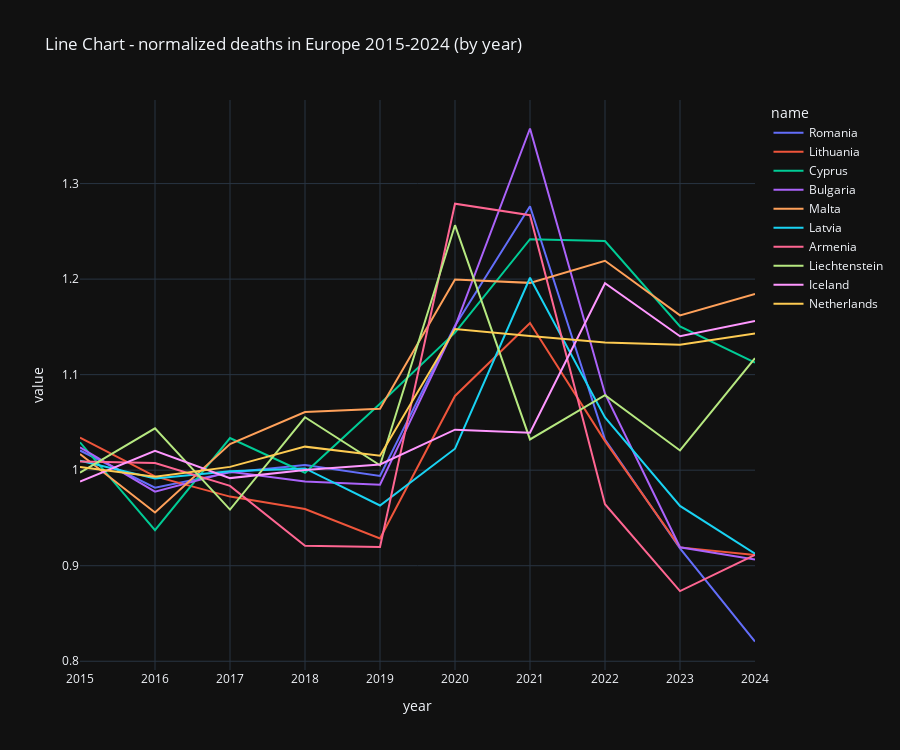

Write notebook code for a chart like this one.
### Code cell
title = 'Line Chart - normalized deaths in Europe 2015-2024 (by year)'
display(MD(f'### {title}'))

subtitle = 'Only the top 5 values in 2024, and the bottom 5 values in 2024'
display(MD(f'#### {subtitle}'))

temp = cd[(cd['source']=='deaths') & (cd['filter']=='TOTAL') & (cd['value_type']=='normalized')]

head2024 = temp[(temp['year']==2024)].sort_values(by='value', ascending=False).head(5)
tail2024 = temp[(temp['year']==2024)].sort_values(by='value', ascending=False).tail(5)


temp = temp[
    (temp['name'].isin(head2024.name))
    | (temp['name'].isin(tail2024.name))
    ]


temp = temp.sort_values(by='value', ascending=True)
temp = temp.sort_values(by='year', ascending=True)

fig = px.line(
    temp,
    x='year',
    y='value',
    color='name',
    height=750 ,
    hover_data={
        'name', 'abbr', 'value'
    },
    title=title
    )
fig.update_layout(template="plotly_dark")

### Figure 1 — Plotly figure (JSON) as saved in the notebook; plotly's stock layout.template omitted (floating-point values rounded to 4 significant figures)
{"data": [{"customdata": [["RO", "Romania"], ["RO", "Romania"], ["RO", "Romania"], ["RO", "Romania"], ["RO", "Romania"], ["RO", "Romania"], ["RO", "Romania"], ["RO", "Romania"], ["RO", "Romania"], ["RO", "Romania"]], "hovertemplate": "name=%{customdata[1]}<br>year=%{x}<br>value=%{y}<br>abbr=%{customdata[0]}<extra></extra>", "legendgroup": "Romania", "line": {"color": "#636efa", "dash": "solid"}, "marker": {"symbol": "circle"}, "mode": "lines", "name": "Romania", "orientation": "v", "showlegend": true, "type": "scatter", "x": [2015, 2016, 2017, 2018, 2019, 2020, 2021, 2022, 2023, 2024], "xaxis": "x", "y": [1.021, 0.9817, 0.9977, 1.005, 0.9939, 1.151, 1.276, 1.032, 0.9181, 0.8207], "yaxis": "y"}, {"customdata": [["LT", "Lithuania"], ["LT", "Lithuania"], ["LT", "Lithuania"], ["LT", "Lithuania"], ["LT", "Lithuania"], ["LT", "Lithuania"], ["LT", "Lithuania"], ["LT", "Lithuania"], ["LT", "Lithuania"], ["LT", "Lithuania"]], "hovertemplate": "name=%{customdata[1]}<br>year=%{x}<br>value=%{y}<br>abbr=%{customdata[0]}<extra></extra>", "legendgroup": "Lithuania", "line": {"color": "#EF553B", "dash": "solid"}, "marker": {"symbol": "circle"}, "mode": "lines", "name": "Lithuania", "orientation": "v", "showlegend": true, "type": "scatter", "x": [2015, 2016, 2017, 2018, 2019, 2020, 2021, 2022, 2023, 2024], "xaxis": "x", "y": [1.034, 0.9935, 0.9724, 0.9593, 0.9284, 1.078, 1.154, 1.03, 0.9192, 0.9112], "yaxis": "y"}, {"customdata": [["CY", "Cyprus"], ["CY", "Cyprus"], ["CY", "Cyprus"], ["CY", "Cyprus"], ["CY", "Cyprus"], ["CY", "Cyprus"], ["CY", "Cyprus"], ["CY", "Cyprus"], ["CY", "Cyprus"], ["CY", "Cyprus"]], "hovertemplate": "name=%{customdata[1]}<br>year=%{x}<br>value=%{y}<br>abbr=%{customdata[0]}<extra></extra>", "legendgroup": "Cyprus", "line": {"color": "#00cc96", "dash": "solid"}, "marker": {"symbol": "circle"}, "mode": "lines", "name": "Cyprus", "orientation": "v", "showlegend": true, "type": "scatter", "x": [2015, 2016, 2017, 2018, 2019, 2020, 2021, 2022, 2023, 2024], "xaxis": "x", "y": [1.029, 0.9372, 1.034, 0.9974, 1.07, 1.144, 1.242, 1.24, 1.15, 1.113], "yaxis": "y"}, {"customdata": [["BG", "Bulgaria"], ["BG", "Bulgaria"], ["BG", "Bulgaria"], ["BG", "Bulgaria"], ["BG", "Bulgaria"], ["BG", "Bulgaria"], ["BG", "Bulgaria"], ["BG", "Bulgaria"], ["BG", "Bulgaria"], ["BG", "Bulgaria"]], "hovertemplate": "name=%{customdata[1]}<br>year=%{x}<br>value=%{y}<br>abbr=%{customdata[0]}<extra></extra>", "legendgroup": "Bulgaria", "line": {"color": "#ab63fa", "dash": "solid"}, "marker": {"symbol": "circle"}, "mode": "lines", "name": "Bulgaria", "orientation": "v", "showlegend": true, "type": "scatter", "x": [2015, 2016, 2017, 2018, 2019, 2020, 2021, 2022, 2023, 2024], "xaxis": "x", "y": [1.024, 0.9775, 0.9984, 0.9883, 0.9847, 1.15, 1.358, 1.08, 0.9193, 0.9064], "yaxis": "y"}, {"customdata": [["MT", "Malta"], ["MT", "Malta"], ["MT", "Malta"], ["MT", "Malta"], ["MT", "Malta"], ["MT", "Malta"], ["MT", "Malta"], ["MT", "Malta"], ["MT", "Malta"], ["MT", "Malta"]], "hovertemplate": "name=%{customdata[1]}<br>year=%{x}<br>value=%{y}<br>abbr=%{customdata[0]}<extra></extra>", "legendgroup": "Malta", "line": {"color": "#FFA15A", "dash": "solid"}, "marker": {"symbol": "circle"}, "mode": "lines", "name": "Malta", "orientation": "v", "showlegend": true, "type": "scatter", "x": [2015, 2016, 2017, 2018, 2019, 2020, 2021, 2022, 2023, 2024], "xaxis": "x", "y": [1.017, 0.9557, 1.027, 1.061, 1.064, 1.2, 1.196, 1.219, 1.162, 1.184], "yaxis": "y"}, {"customdata": [["LV", "Latvia"], ["LV", "Latvia"], ["LV", "Latvia"], ["LV", "Latvia"], ["LV", "Latvia"], ["LV", "Latvia"], ["LV", "Latvia"], ["LV", "Latvia"], ["LV", "Latvia"], ["LV", "Latvia"]], "hovertemplate": "name=%{customdata[1]}<br>year=%{x}<br>value=%{y}<br>abbr=%{customdata[0]}<extra></extra>", "legendgroup": "Latvia", "line": {"color": "#19d3f3", "dash": "solid"}, "marker": {"symbol": "circle"}, "mode": "lines", "name": "Latvia", "orientation": "v", "showlegend": true, "type": "scatter", "x": [2015, 2016, 2017, 2018, 2019, 2020, 2021, 2022, 2023, 2024], "xaxis": "x", "y": [1.01, 0.9913, 0.9989, 1.002, 0.9631, 1.022, 1.201, 1.055, 0.9626, 0.9126], "yaxis": "y"}, {"customdata": [["AM", "Armenia"], ["AM", "Armenia"], ["AM", "Armenia"], ["AM", "Armenia"], ["AM", "Armenia"], ["AM", "Armenia"], ["AM", "Armenia"], ["AM", "Armenia"], ["AM", "Armenia"], ["AM", "Armenia"]], "hovertemplate": "name=%{customdata[1]}<br>year=%{x}<br>value=%{y}<br>abbr=%{customdata[0]}<extra></extra>", "legendgroup": "Armenia", "line": {"color": "#FF6692", "dash": "solid"}, "marker": {"symbol": "circle"}, "mode": "lines", "name": "Armenia", "orientation": "v", "showlegend": true, "type": "scatter", "x": [2015, 2016, 2017, 2018, 2019, 2020, 2021, 2022, 2023, 2024], "xaxis": "x", "y": [1.009, 1.007, 0.9835, 0.9209, 0.9196, 1.279, 1.267, 0.9644, 0.8735, 0.9113], "yaxis": "y"}, {"customdata": [["LI", "Liechtenstein"], ["LI", "Liechtenstein"], ["LI", "Liechtenstein"], ["LI", "Liechtenstein"], ["LI", "Liechtenstein"], ["LI", "Liechtenstein"], ["LI", "Liechtenstein"], ["LI", "Liechtenstein"], ["LI", "Liechtenstein"], ["LI", "Liechtenstein"]], "hovertemplate": "name=%{customdata[1]}<br>year=%{x}<br>value=%{y}<br>abbr=%{customdata[0]}<extra></extra>", "legendgroup": "Liechtenstein", "line": {"color": "#B6E880", "dash": "solid"}, "marker": {"symbol": "circle"}, "mode": "lines", "name": "Liechtenstein", "orientation": "v", "showlegend": true, "type": "scatter", "x": [2015, 2016, 2017, 2018, 2019, 2020, 2021, 2022, 2023, 2024], "xaxis": "x", "y": [0.9974, 1.044, 0.9588, 1.055, 1.005, 1.256, 1.032, 1.079, 1.021, 1.117], "yaxis": "y"}, {"customdata": [["IS", "Iceland"], ["IS", "Iceland"], ["IS", "Iceland"], ["IS", "Iceland"], ["IS", "Iceland"], ["IS", "Iceland"], ["IS", "Iceland"], ["IS", "Iceland"], ["IS", "Iceland"], ["IS", "Iceland"]], "hovertemplate": "name=%{customdata[1]}<br>year=%{x}<br>value=%{y}<br>abbr=%{customdata[0]}<extra></extra>", "legendgroup": "Iceland", "line": {"color": "#FF97FF", "dash": "solid"}, "marker": {"symbol": "circle"}, "mode": "lines", "name": "Iceland", "orientation": "v", "showlegend": true, "type": "scatter", "x": [2015, 2016, 2017, 2018, 2019, 2020, 2021, 2022, 2023, 2024], "xaxis": "x", "y": [0.9881, 1.02, 0.9917, 1.0, 1.006, 1.042, 1.039, 1.196, 1.14, 1.156], "yaxis": "y"}, {"customdata": [["NL", "Netherlands"], ["NL", "Netherlands"], ["NL", "Netherlands"], ["NL", "Netherlands"], ["NL", "Netherlands"], ["NL", "Netherlands"], ["NL", "Netherlands"], ["NL", "Netherlands"], ["NL", "Netherlands"], ["NL", "Netherlands"]], "hovertemplate": "name=%{customdata[1]}<br>year=%{x}<br>value=%{y}<br>abbr=%{customdata[0]}<extra></extra>", "legendgroup": "Netherlands", "line": {"color": "#FECB52", "dash": "solid"}, "marker": {"symbol": "circle"}, "mode": "lines", "name": "Netherlands", "orientation": "v", "showlegend": true, "type": "scatter", "x": [2015, 2016, 2017, 2018, 2019, 2020, 2021, 2022, 2023, 2024], "xaxis": "x", "y": [1.003, 0.9932, 1.003, 1.025, 1.015, 1.148, 1.14, 1.134, 1.131, 1.143], "yaxis": "y"}], "layout": {"height": 750, "legend": {"title": {"text": "name"}, "tracegroupgap": 0}, "title": {"text": "Line Chart - normalized deaths in Europe 2015-2024 (by year)"}, "xaxis": {"anchor": "y", "domain": [0, 1], "title": {"text": "year"}}, "yaxis": {"anchor": "x", "domain": [0, 1], "title": {"text": "value"}}}}
